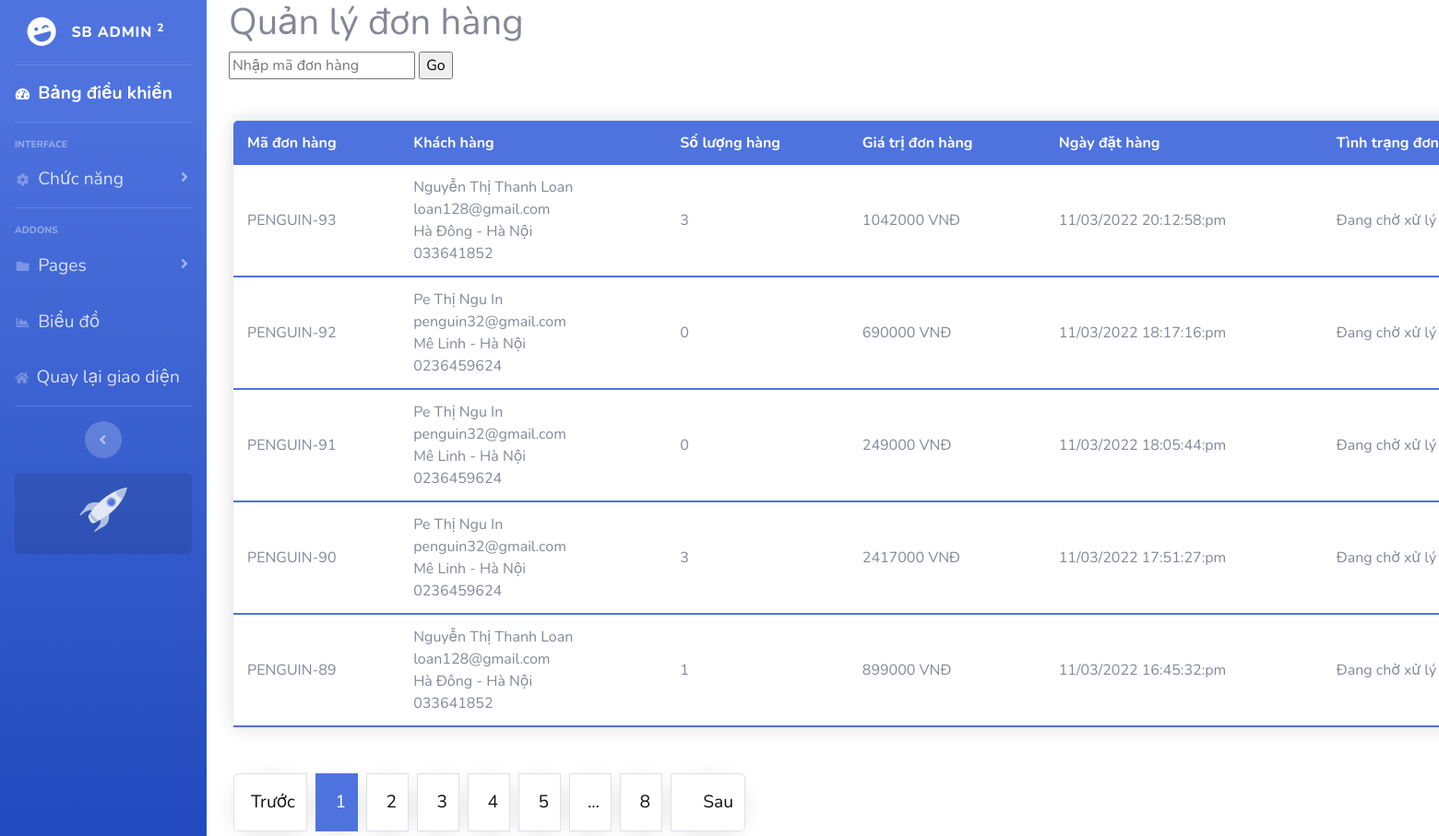
/admin/index.php?act=dsdh, run on the app's committed database.
### tables this page shows
CREATE TABLE `hoadon` (
  `id` int(11) NOT NULL,
  `iduser` int(11) DEFAULT 0,
  `bill_name` varchar(255) NOT NULL,
  `bill_dress` varchar(255) NOT NULL,
  `bill_tel` varchar(20) NOT NULL,
  `bill_email` varchar(100) NOT NULL,
  `bill_pttt` tinyint(1) NOT NULL DEFAULT 1 COMMENT '1. Thanh toán khi nhận hàng\r\n2. Thanh toán bằng thẻ tín dụng',
  `ngaydathang` varchar(30) DEFAULT NULL,
  `tongdh` int(11) NOT NULL DEFAULT 0,
  `bill_status` tinyint(1) DEFAULT 0 COMMENT '0. Đang chờ xử lý\r\n1. Đang xử lý\r\n2. Đang giao hàng\r\n3. Đã giao hàng',
  `receive_name` varchar(50) DEFAULT NULL,
  `receive_dress` varchar(100) DEFAULT NULL,
  `receive_tell` varchar(20) DEFAULT NULL
);

### model/pdo.php (called while the page is built, shortened)
<?php
function pdo_get_connection(){
    try {
        $conn = new PDO("mysql:host=localhost; dbname=ttcs1; charset=utf8", "root", "");
        $conn->setAttribute(PDO::ATTR_ERRMODE, PDO::ERRMODE_EXCEPTION);
    } catch(PDOException $e) {
        echo "Kết nối thất bại: " . $e->getMessage();
    }
    return $conn;
}
function pdo_query($sql) {
    $args = array_slice(func_get_args(), 1);
    try {
        $conn = pdo_get_connection();
        $stmt = $conn->prepare($sql);
        $stmt->execute($args);
        $result = $stmt->fetchAll(PDO::FETCH_ASSOC);
        return $result;
    } catch(PDOException $e) {
        echo "Có lỗi xảy ra: " . $e->getMessage();
    } finally {
        unset($conn);
    }
}
?>

### model/cart.php (called while the page is built, shortened)
<?php
function loadall_cart_count($idbill){
    $sql = "select * from cart where idbill=".$idbill;
    $bill= pdo_query($sql);
    return sizeof($bill);
}
function loadall_bill($key="",$iduser=0){
    $sql = "select * from hoadon where 1";
    $sql.=" order by id desc";
    $listbill= pdo_query($sql);
    return $listbill;
}
function get_ttdh($m){
    switch ($m) {
        case '0':
            $tt="Đang chờ xử lý";
            break;
    }
    return $tt;
}
?>

### admin/bill/listbill.php (the view, shortened to what this page needs)
<div class="container-fluid">
                    <h1>Quản lý đơn hàng</h1>
                    <div>
    <form action="index.php?act=dsdh" method="post" >
        <input type="text" name="key" placeholder="Nhập mã đơn hàng">
        <input type="submit" name="ok" value="Go">
    </form>
</div>
<div class="content">
    <table class="content-table">
        <thead>
        <tr>
            <th>Mã đơn hàng</th>
            <th>Khách hàng</th>
            <th>Số lượng hàng</th>
            <th>Giá trị đơn hàng</th>
            <th>Ngày đặt hàng</th>
            <th>Tình trạng đơn hàng</th>
        </tr>
        </thead>
        <?php
        foreach ($listbill as $bill) {
            extract($bill);
            $kh=$bill["bill_name"].'
            <br>'.$bill["bill_email"].'
            <br>'.$bill["bill_dress"].'
            <br>'.$bill["bill_tel"];
            $countsp=loadall_cart_count($bill["id"]);
            $ttdh=get_ttdh($bill['bill_status']);
            $suadh="index.php?act=suadh&id=".$id;
            $xoadh="index.php?act=xoadh&id=".$id;
            echo '<tbody>
            <tr class="thao">
                 <td>PENGUIN-'.$bill['id'].'</td>
                 <td>'.$kh.'</td>
                 <td>'.$countsp.'</td>
                 <td>'.$bill['tongdh'].' VNĐ</td>
                 <td>'.$bill['ngaydathang'].'</td>
                 <td>'.$ttdh.'</td>
                 <td><a  href="'.$suadh.'"><input id="edit" type="button" value="Sửa"></a> <a  href="'.$xoadh.'" ><input id="del" type="button" value="Xóa"></a></td>
                 </tr>
                 </tbody> ';
             }
        ?>
    </table>
<div class="pagination">
                    </div>
                    </div>
</div>
</body>
</html>

### admin/header.php (shortened to what this page needs)
<!DOCTYPE html>
<html lang="en">
<head>
    <link href="vendor/fontawesome-free/css/all.min.css" rel="stylesheet" type="text/css">
    <link href="css/sb-admin-2.min.css" rel="stylesheet">
    <link rel="stylesheet" href="css/addloaihang.css">
    <link rel="stylesheet" href="css/quanlyloaihang.css">
    <link rel="stylesheet" href="css/addhanghoa.css">
    <link rel="stylesheet" href="css/quanlyhanghoa.css">
</head>
<body id="page-top">
    <div id="wrapper">
        <ul class="navbar-nav bg-gradient-primary sidebar sidebar-dark accordion" id="accordionSidebar">
            <a class="sidebar-brand d-flex align-items-center justify-content-center" href="index.html">
                <div class="sidebar-brand-icon rotate-n-15">
                    <i class="fas fa-laugh-wink"></i>
                </div>
                <div class="sidebar-brand-text mx-3">SB Admin <sup>2</sup></div>
            </a>
            <li class="nav-item active">
                <a class="nav-link" href="index.php">
                    <i class="fas fa-fw fa-tachometer-alt"></i>
                    <span>Bảng điều khiển</span></a>
            </li>
            <hr class="sidebar-divider">
            <div class="sidebar-heading">
                Interface
            </div>
            <li class="nav-item">
                <a class="nav-link collapsed" href="#" data-toggle="collapse" data-target="#collapseTwo"
                    aria-expanded="true" aria-controls="collapseTwo">
                    <i class="fas fa-fw fa-cog"></i>
                    <span>Chức năng</span>
                </a>
            </li>
            <hr class="sidebar-divider">
            <div class="sidebar-heading">
                Addons
            </div>
            <li class="nav-item">
                <a class="nav-link collapsed" href="#" data-toggle="collapse" data-target="#collapsePages"
                    aria-expanded="true" aria-controls="collapsePages">
                    <i class="fas fa-fw fa-folder"></i>
                    <span>Pages</span>
                </a>
            </li>
            <li class="nav-item">
                <a class="nav-link" href="index.php?act=bieudo">
                    <i class="fas fa-fw fa-chart-area"></i>
                    <span>Biểu đồ</span></a>
            </li>
            <li class="nav-item">
                <a class="nav-link" href="../views/index.php">
                <i class="fas fa-home"></i>
                    <span>Quay lại giao diện</span></a>
            </li>
            <hr class="sidebar-divider d-none d-md-block">
            <div class="text-center d-none d-md-inline">
                <button class="rounded-circle border-0" id="sidebarToggle"></button>
            </div>
            <div class="sidebar-card d-none d-lg-flex">
                <img class="sidebar-card-illustration mb-2" src="img/undraw_rocket.svg" alt="...">
            </div>
        </ul>

### admin/index.php (shortened to what this page needs)
<?php
include "../model/pdo.php";
include "../model/cart.php";
include "header.php";
 if (isset($_GET['act'])) {
    $act=$_GET['act'];
    switch ($act) {
    case 'dsdh':
        if(isset($_POST['key'])&&($_POST['key']!="")){
            $key=$_POST['key'];
        }else{
            $key="";
        }
        $listbill=loadall_bill($key,0);
        include "../admin/bill/listbill.php";
            break;
    }
 }else {
    include "home.php";
 }
 include "footer.php";
?>

### admin/footer.php
</body>
</html>

### admin/css/quanlyloaihang.css (style rules this page uses)
.content-table { border-collapse: collapse; margin: 45px 0px; margin-left: 300px; width: 1000px; border-radius: 5px 5px 0 0; overflow: hidden; box-shadow: 0 0 20px rgba(0, 0, 0, 0.15); }
.content-table thead tr { background-color: #4e73df; text-align: left; font-weight: bold; }
.content-table thead th { color: white; }
.content-table th, .content-table td { padding: 12px 15px; }
.content-table tbody tr { border-bottom: 1px solid #dddddd; }
.content-table tbody tr:last-of-type { border-bottom: 2px solid #4e73df; }

### admin/css/quanlyhanghoa.css (style rules this page uses)
.content-table { border-collapse: collapse; margin: 45px 0px; margin-left: 5px; width: 1650px; border-radius: 5px 5px 0 0; overflow: hidden; box-shadow: 0 0 20px rgba(0, 0, 0, 0.15); }
.content-table thead tr { background-color: #4e73df; text-align: left; font-weight: bold; }
.content-table thead th { color: white; }
.content-table th, .content-table td { padding: 12px 15px; }
.content-table tbody tr { border-bottom: 1px solid #dddddd; }
.content-table tbody tr:last-of-type { border-bottom: 2px solid #4e73df; }
.pagination { margin-top:30px; text-align: right; }
.active { background:#4e73df;; }

### admin/bill/listbill.php (style rules this page uses)
img { width: 150px; }

### data on the page
hoadon: id "93", bill_name "Nguyễn Thị Thanh Loan", bill_email "loan128@gmail.com", bill_dress "Hà Đông - Hà Nội", bill_tel "033641852", countsp "3", tongdh "1042000", ngaydathang "11/03/2022 20:12:58:pm", bill_status "Đang chờ xử lý"
hoadon: id "92", bill_name "Pe Thị Ngu In", bill_email "penguin32@gmail.com", bill_dress "Mê Linh - Hà Nội", bill_tel "0236459624", countsp "0", tongdh "690000", ngaydathang "11/03/2022 18:17:16:pm", bill_status "Đang chờ xử lý"
hoadon: id "91", bill_name "Pe Thị Ngu In", bill_email "penguin32@gmail.com", bill_dress "Mê Linh - Hà Nội", bill_tel "0236459624", countsp "0", tongdh "249000", ngaydathang "11/03/2022 18:05:44:pm", bill_status "Đang chờ xử lý"
hoadon: id "90", bill_name "Pe Thị Ngu In", bill_email "penguin32@gmail.com", bill_dress "Mê Linh - Hà Nội", bill_tel "0236459624", countsp "3", tongdh "2417000", ngaydathang "11/03/2022 17:51:27:pm", bill_status "Đang chờ xử lý"
hoadon: id "89", bill_name "Nguyễn Thị Thanh Loan", bill_email "loan128@gmail.com", bill_dress "Hà Đông - Hà Nội", bill_tel "033641852", countsp "1", tongdh "899000", ngaydathang "11/03/2022 16:45:32:pm", bill_status "Đang chờ xử lý"
